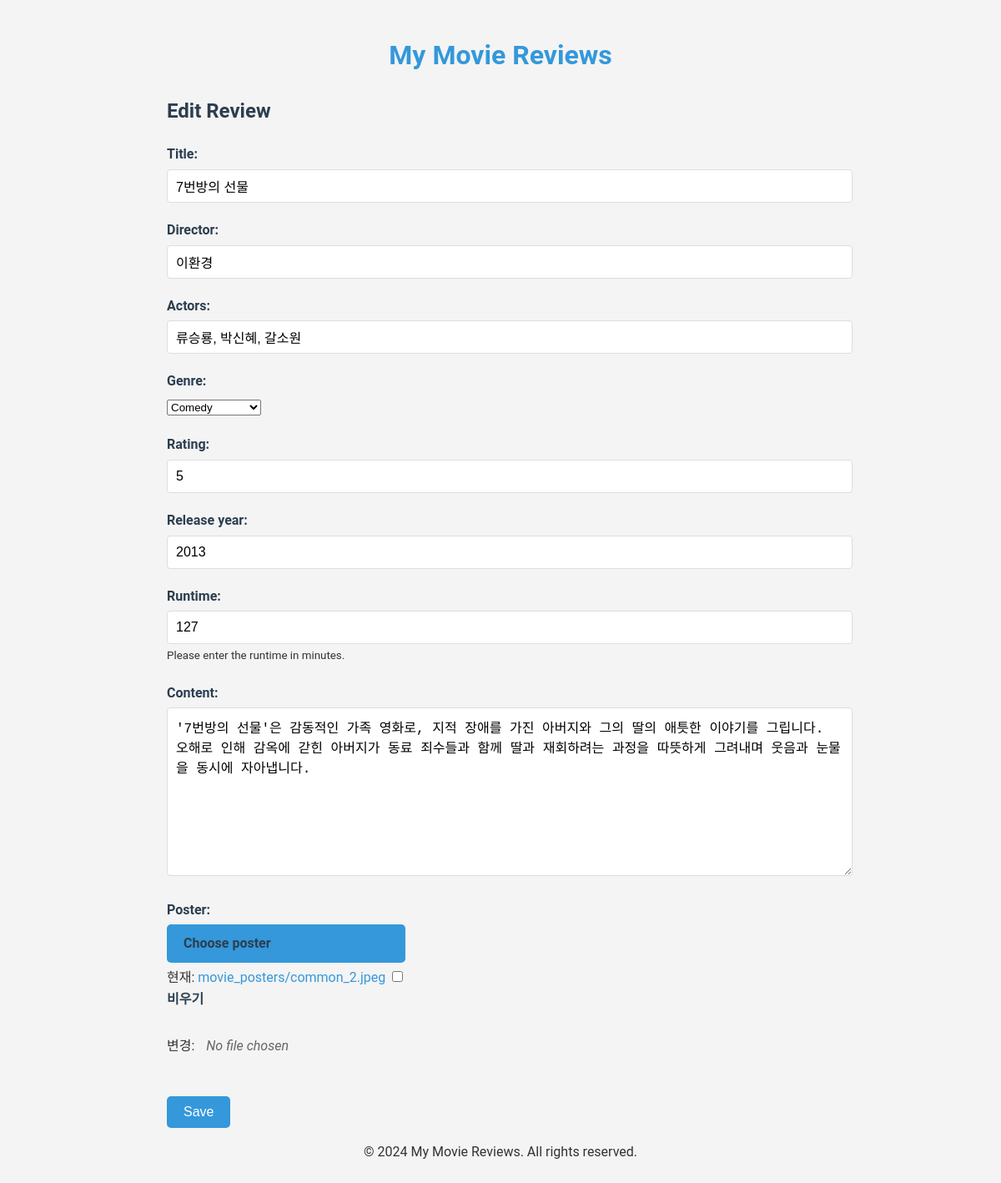
Page /4/edit/ on the committed database.
### reviews/models.py (models this page shows, shortened)
class MovieReview(models.Model):
    GENRE_CHOICES = [
        ('ACTION', 'Action'),
        ('COMEDY', 'Comedy'),
        ('DRAMA', 'Drama'),
        ('HORROR', 'Horror'),
        ('SCI_FI', 'Science Fiction'),
        ('ROMANCE', 'Romance'),
        ('THRILLER', 'Thriller'),
        ('ANIMATION', 'Animation'),
        ('DOCUMENTARY', 'Documentary'),
        ('OTHER', 'Other'),
    ]
    title = models.CharField(max_length=200)
    director = models.CharField(max_length=100)
    actors = models.CharField(max_length=200)
    genre = models.CharField(max_length=20, choices=GENRE_CHOICES, default='OTHER')
    rating = models.IntegerField()
    release_year = models.IntegerField()
    runtime = models.IntegerField(help_text="Enter runtime in minutes")
    content = models.TextField()
    poster = models.ImageField(upload_to='movie_posters/', null=True, blank=True)

### reviews/views.py (the view)
# urls.py: path('<int:pk>/edit/', views.review_update, name='review_update'),
def review_update(request, pk):
    review = get_object_or_404(MovieReview, pk=pk)
    if request.method == 'POST':
        form = MovieReviewForm(request.POST, request.FILES, instance=review)
        if form.is_valid():
            review = form.save()
            return redirect('review_detail', pk=review.pk)
    else:
        form = MovieReviewForm(instance=review)
    return render(request, 'reviews/review_form.html', {'form': form})

### reviews/forms.py
class MovieReviewForm(forms.ModelForm):
    class Meta:
        model = MovieReview
        fields = ['title', 'director', 'actors', 'genre', 'rating', 'release_year', 'runtime', 'content', 'poster']
        widgets = {
            'genre': forms.Select(attrs={'class': 'form-control'}),
        }

### reviews/templates/reviews/review_form.html (shortened to what this page needs)
{% extends 'reviews/base.html' %}
{% block content %}
<h2>{% if form.instance.pk %}Edit Review{% else %}New Review{% endif %}</h2>
<form method="post" enctype="multipart/form-data">
    {% for field in form %}
    <div class="form-group">
        {{ field.label_tag }}
        {% if field.name == 'poster' %}
            <div class="poster-upload">
                <label for="{{ field.id_for_label }}" class="poster-label">
                    Choose poster
                </label>
                {{ field }}
                <span id="file-name" class="file-name">No file chosen</span>
            </div>
        {% elif field.name == 'genre' %}
            {{ field }}
        {% elif field.name == 'runtime' %}
            {{ field }}
            <small class="form-text text-muted">Please enter the runtime in minutes.</small>
        {% else %}
            {{ field }}
        {% endif %}
    </div>
    {% endfor %}
    <button type="submit" class="btn">Save</button>
</form>
{% endblock %}

### static/style.css (style rules this page uses)
body { font-family: 'Roboto', sans-serif; line-height: 1.6; color: #333; max-width: 800px; margin: 0 auto; padding: 20px; background-color: #f4f4f4; }
h1, h2, h3 { color: #2c3e50; }
a { color: #3498db; text-decoration: none; }
.btn { display: inline-block; background-color: #3498db; color: #fff; padding: 10px 20px; border: none; border-radius: 5px; cursor: pointer; text-decoration: none; font-size: 16px; transition: background-color 0.3s ease; }
.form-group { margin-bottom: 20px; }
.form-group label { display: block; margin-bottom: 5px; font-weight: bold; color: #2c3e50; }
.form-group input[type="text"], .form-group input[type="number"], .form-group textarea { width: 100%; padding: 10px; border: 1px solid #ddd; border-radius: 4px; font-size: 16px; }
.poster-upload { position: relative; overflow: hidden; display: inline-block; margin-bottom: 20px; }
.poster-label { display: inline-block; padding: 10px 20px; background-color: #3498db; color: white; border-radius: 5px; cursor: pointer; transition: background-color 0.3s; }
.file-name { display: inline-block; margin-left: 10px; font-style: italic; color: #666; }

### rows in the picture
MovieReview: form "7번방의 선물" "이환경" "류승룡, 박신혜, 갈소원" "5" "2013" "'7번방의 선물'은 감동적인 가족 영화로, 지적 장애를 가진 아버지와 그의 딸의 애틋한 이야기를 그립니다. 오해로 인해 감옥에 갇힌 아버지가 동료 죄수들과 함께 딸과 재회하려는 과정을 따뜻하게 그려내며 웃음과 눈물을 동시에 자아냅니다.", form "Comedy", form "127"

### other values in the picture
{{ field.label_tag }} "Title:" "Director:" "Actors:" "Genre:" "Rating:" "Release year:" "Runtime:" "Content:" "Poster:"
